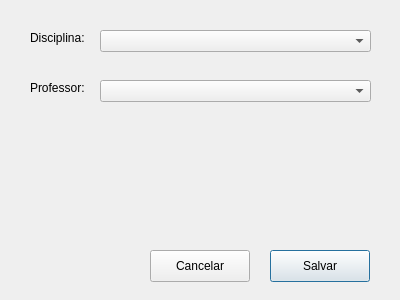
<?xml version="1.0" encoding="UTF-8"?>
<ui version="4.0">
 <class>Dialog</class>
 <widget class="QDialog" name="Dialog">
  <property name="geometry">
   <rect>
    <x>0</x>
    <y>0</y>
    <width>400</width>
    <height>300</height>
   </rect>
  </property>
  <property name="windowTitle">
   <string>Alocação</string>
  </property>
  <widget class="QLabel" name="labelDisciplina">
   <property name="geometry">
    <rect>
     <x>30</x>
     <y>30</y>
     <width>58</width>
     <height>16</height>
    </rect>
   </property>
   <property name="text">
    <string>Disciplina:</string>
   </property>
  </widget>
  <widget class="QComboBox" name="comboDisciplinas">
   <property name="geometry">
    <rect>
     <x>100</x>
     <y>30</y>
     <width>271</width>
     <height>22</height>
    </rect>
   </property>
  </widget>
  <widget class="QLabel" name="labelProfessor">
   <property name="geometry">
    <rect>
     <x>30</x>
     <y>80</y>
     <width>58</width>
     <height>16</height>
    </rect>
   </property>
   <property name="text">
    <string>Professor:</string>
   </property>
  </widget>
  <widget class="QComboBox" name="comboProfessores">
   <property name="geometry">
    <rect>
     <x>100</x>
     <y>80</y>
     <width>271</width>
     <height>22</height>
    </rect>
   </property>
  </widget>
  <widget class="QPushButton" name="btnSalvar">
   <property name="geometry">
    <rect>
     <x>270</x>
     <y>250</y>
     <width>100</width>
     <height>32</height>
    </rect>
   </property>
   <property name="text">
    <string>Salvar</string>
   </property>
  </widget>
  <widget class="QPushButton" name="btnCancelar">
   <property name="geometry">
    <rect>
     <x>150</x>
     <y>250</y>
     <width>100</width>
     <height>32</height>
    </rect>
   </property>
   <property name="text">
    <string>Cancelar</string>
   </property>
  </widget>
 </widget>
 <resources/>
 <connections/>
</ui>
